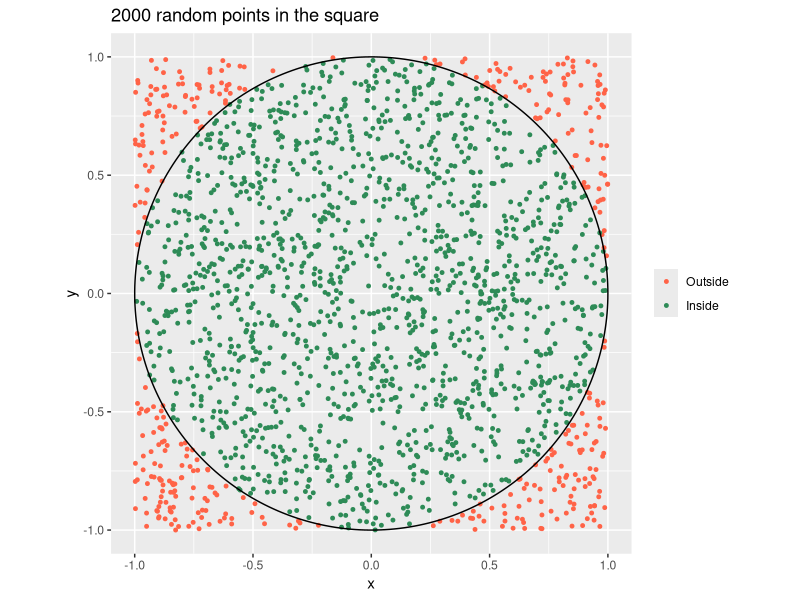
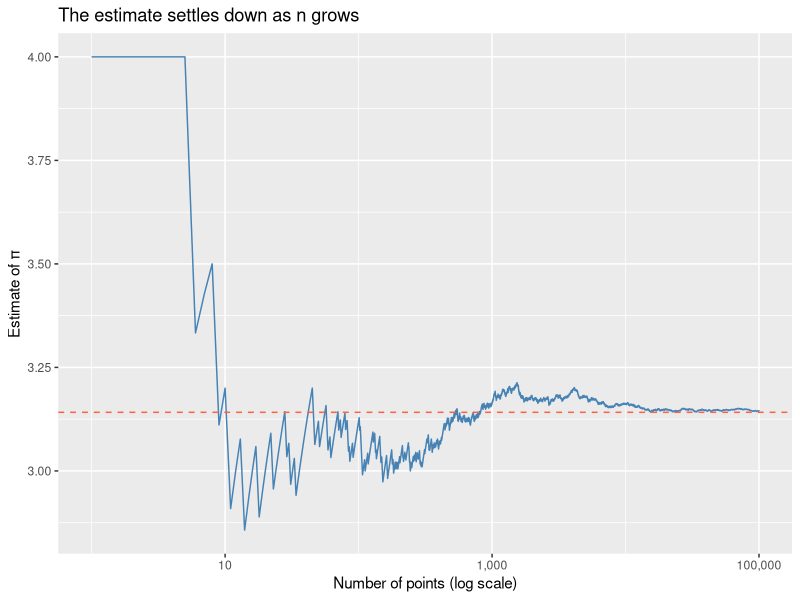

Write R code to recreate these figures, in order.
## ---- chunk 1
library(tidyverse)

set.seed(2026)
n <- 2000

points <- tibble(
  x = runif(n, -1, 1),
  y = runif(n, -1, 1)
) %>%
  mutate(inside = x^2 + y^2 <= 1)

4 * mean(points$inside)
## ---- chunk 2
#| fig-width: 5.5
#| fig-height: 5.5
circle <- tibble(t = seq(0, 2 * pi, length.out = 300)) %>%
  mutate(x = cos(t), y = sin(t))

ggplot(points, aes(x, y, colour = inside)) +
  geom_point(size = 1) +
  geom_path(data = circle, aes(x, y), colour = "black", inherit.aes = FALSE) +
  coord_fixed() +
  scale_colour_manual(values = c("TRUE" = "seagreen", "FALSE" = "tomato"),
                      labels = c("TRUE" = "Inside", "FALSE" = "Outside")) +
  labs(title = "2000 random points in the square", colour = NULL)
## ---- chunk 3
#| fig-width: 7
#| fig-height: 4.2
set.seed(2026)
N <- 100000

running <- tibble(
  n = 1:N,
  inside = runif(N, -1, 1)^2 + runif(N, -1, 1)^2 <= 1
) %>%
  mutate(estimate = 4 * cumsum(inside) / n)

ggplot(running, aes(n, estimate)) +
  geom_line(colour = "steelblue") +
  geom_hline(yintercept = pi, colour = "tomato", linetype = "dashed") +
  scale_x_log10(labels = scales::comma) +
  labs(title = "The estimate settles down as n grows",
       x = "Number of points (log scale)", y = "Estimate of π")
## ---- chunk 4
running %>%
  filter(n %in% c(10, 100, 1000, 10000, 100000)) %>%
  transmute(n, estimate = round(estimate, 4), error = round(abs(estimate - pi), 4))
